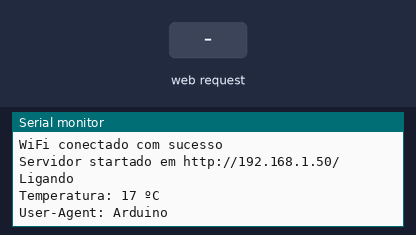
Simulated run of this sketch. Board: ESP8266 (NodeMCU). On the bench: the last lines printed to the serial monitor. Inputs (shaded band) come from the test bench. WiFi joins after 1.5 s; servers stay silent unless stated; uploads are accepted with an empty reply.

Above: at 13.6 s.
13.7 s: HTTP request GET /LED=1 received
At 14.5 s:
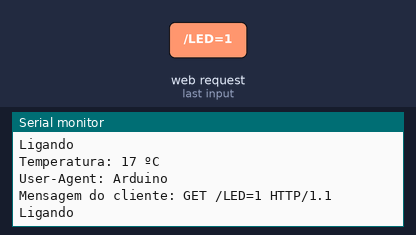
15.2 s: HTTP request GET /LED=2 received
At 15.39 s:
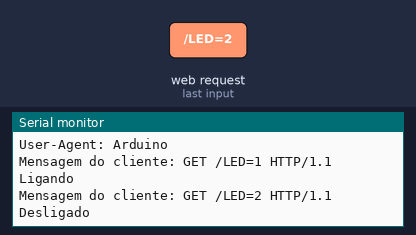
16.7 s: HTTP request GET /insert_ar.php received
At 18.0 s:
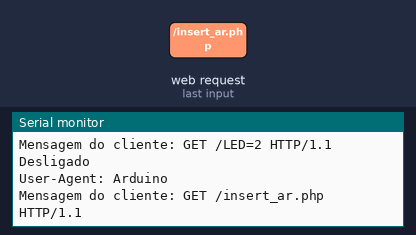

The sketch:

ar_iot.ino
```cpp
#include <ESP8266WiFi.h>
#include <WiFiClient.h>
#ifndef UNIT_TEST
#include <Arduino.h>
#endif
#include <IRremoteESP8266.h>
#include <IRsend.h>

// Preencha com os dados de autenticaÃ§Ã£o do seu WiFi
//variavel que armazena NOME da Rede WIFI(SSID)
const char ssid[] = "acesso";
//variavel que armazena Senha da Rede WIFI
const char psw[] = "12345678";
//IP do servidor do Site para comunicaÃ§Ã£o de recebimento de informaÃ§Ã£o
const char http_site[] = "http://192.168.137.1";
//Porta para comunicaÃ§Ã£o com o servidor do Site 80 padrÃ£o
const int http_port = 80;
//variavel para manipulaÃ§Ã£o dos dados do sensor

int est;
int temp;
int estant;
int tempant;
// VariÃ¡veis globais
WiFiClient client;
//IP do ESP (para voce acessar pelo browser - voce TEM que mudar este IP tambem)
IPAddress ip(192, 168, 137, 55);

//IP do roteador da sua rede wifi
IPAddress gateway(192, 168, 137, 1);

//Mascara de rede da sua rede wifi
IPAddress subnet(255, 255, 255, 0);

//IP do servidor do Site para comunicaÃ§Ã£o envio de informaÃ§Ã£o
IPAddress server1(192,168,137,1);
//Porta do servidor do ESP 80 padrÃ£o
WiFiServer server(80);

#define IR_LED 4  // ESP8266 GPIO pin to use. Recommended: 4 (D2).

IRsend irsend(IR_LED);  // Set the GPIO to be used to sending the message.

// Example of data captured by IRrecvDumpV2.ino
uint16_t rawliga[199] = {4476, 4548, 520, 1676, 544, 592, 516, 1676, 540, 1680, 540, 592, 516, 592, 520, 1676, 544, 588, 516, 596, 516, 1676, 548, 584, 516, 592, 520, 1676, 540, 1680, 540, 592, 516, 1676, 552, 580, 520, 592, 516, 592, 516, 1680, 544, 1672, 540, 1680, 540, 1676, 544, 1676, 548, 1672, 540, 1676, 540, 1680, 540, 588, 520, 592, 516, 592, 520, 608, 500, 612, 496, 592, 516, 1680, 540, 588, 520, 592, 516, 1676, 548, 588, 516, 592, 516, 592, 520, 1676, 548, 584, 516, 1676, 548, 1672, 544, 588, 520, 1676, 548, 1672, 544, 1672, 540, 5372, 4504, 4528, 548, 1684, 536, 584, 520, 1676, 540, 1688, 532, 588, 520, 592, 516, 1676, 548, 588, 516, 592, 516, 1676, 544, 592, 516, 592, 516, 1680, 548, 1668, 540, 592, 520, 1676, 540, 592, 516, 592, 520, 592, 516, 1692, 524, 1680, 548, 1672, 536, 1680, 540, 1680, 544, 1672, 540, 1680, 540, 1676, 540, 592, 516, 592, 520, 612, 496, 592, 516, 592, 516, 592, 520, 1676, 548, 584, 520, 588, 520, 1676, 548, 588, 516, 604, 504, 592, 516, 1680, 540, 588, 520, 1676, 540, 1676, 548, 588, 516, 1676, 544, 1696, 528, 1688, 536};


uint16_t rawdesliga[199]= {4480, 4528, 544, 1672, 544, 592, 516, 1676, 544, 1676, 540, 592, 520, 588, 520, 1676, 540, 592, 520, 588, 520, 1676, 544, 588, 520, 588, 520, 1676, 544, 1676, 540, 592, 516, 1676, 544, 592, 516, 1676, 544, 1676, 540, 1676, 544, 1692, 524, 592, 520, 1672, 544, 1676, 544, 1692, 524, 592, 520, 588, 520, 588, 520, 592, 516, 1676, 544, 588, 520, 592, 516, 1688, 532, 1676, 540, 1676, 544, 592, 516, 592, 520, 588, 520, 588, 520, 592, 516, 592, 520, 588, 520, 588, 520, 1676, 544, 1672, 544, 1676, 544, 1676, 540, 1676, 544, 5372, 4504, 4528, 540, 1676, 544, 588, 520, 1676, 544, 1676, 540, 592, 516, 592, 520, 1672, 544, 592, 516, 592, 520, 1676, 540, 592, 520, 588, 520, 1676, 540, 1676, 544, 588, 520, 1676, 544, 588, 520, 1676, 544, 1672, 544, 1692, 528, 1672, 544, 592, 520, 1672, 544, 1676, 544, 1672, 544, 588, 520, 592, 516, 592, 520, 588, 520, 1676, 544, 588, 520, 592, 516, 1676, 544, 1692, 524, 1676, 544, 588, 520, 592, 516, 612, 500, 588, 520, 592, 516, 592, 516, 592, 520, 588, 520, 1676, 540, 1676, 544, 1676, 540, 1676, 544, 1684, 536};


uint16_t rawtemp17[199]= {4500, 4504, 564, 1656, 564, 560, 548, 1668, 552, 1648, 568, 560, 548, 564, 548, 1656, 560, 564, 544, 564, 548, 1652, 564, 564, 548, 560, 548, 1652, 564, 1656, 564, 560, 548, 1656, 564, 560, 548, 560, 548, 564, 548, 1648, 568, 1652, 568, 1652, 564, 1652, 568, 1648, 568, 1652, 568, 1652, 564, 1672, 548, 560, 548, 560, 548, 564, 548, 560, 548, 560, 548, 564, 544, 564, 548, 560, 548, 560, 548, 1652, 568, 560, 548, 564, 544, 564, 548, 1652, 564, 1652, 568, 1648, 568, 1656, 564, 560, 548, 1652, 568, 1652, 564, 1656, 564, 5348, 4528, 4504, 564, 1656, 564, 560, 548, 1652, 568, 1652, 564, 564, 544, 564, 548, 1652, 564, 564, 548, 560, 548, 1652, 564, 564, 548, 560, 548, 1652, 568, 1652, 564, 560, 548, 1652, 568, 560, 548, 560, 548, 564, 548, 1652, 564, 1652, 568, 1652, 564, 1652, 568, 1652, 564, 1656, 564, 1652, 564, 1656, 564, 560, 548, 564, 548, 560, 548, 560, 548, 564, 544, 564, 548, 560, 548, 560, 548, 564, 544, 1652, 568, 560, 548, 564, 544, 564, 548, 1648, 572, 1648, 568, 1652, 564, 1672, 548, 560, 548, 1652, 568, 1652, 564, 1652, 568};


uint16_t rawtemp18[199]= {4504, 4500, 572, 1648, 568, 560, 548, 1668, 552, 1648, 568, 560, 548, 564, 548, 1652, 564, 560, 552, 560, 548, 1652, 568, 556, 552, 560, 548, 1652, 564, 1652, 568, 560, 548, 1652, 568, 560, 548, 560, 548, 564, 548, 1648, 568, 1652, 568, 1668, 548, 1652, 564, 1656, 564, 1652, 564, 1656, 564, 1656, 560, 564, 548, 560, 548, 564, 544, 564, 544, 564, 548, 564, 544, 564, 544, 564, 544, 1656, 564, 1656, 564, 560, 548, 564, 544, 564, 544, 1656, 572, 1656, 556, 1656, 584, 540, 572, 536, 552, 1664, 556, 1648, 560, 1656, 564, 5352, 4528, 4504, 576, 1644, 580, 544, 560, 1640, 588, 1632, 580, 544, 548, 564, 544, 1656, 576, 548, 548, 564, 544, 1668, 556, 560, 556, 552, 556, 1648, 568, 1648, 564, 560, 548, 1656, 564, 560, 548, 560, 552, 560, 548, 1652, 568, 1648, 588, 1632, 584, 1636, 588, 1644, 548, 1672, 572, 1628, 588, 1632, 588, 536, 572, 540, 572, 536, 572, 536, 576, 536, 556, 552, 568, 540, 548, 564, 544, 1656, 564, 1656, 548, 576, 536, 572, 572, 540, 544, 1656, 564, 1652, 568, 1652, 564, 564, 548, 560, 548, 1668, 548, 1652, 568, 1652, 564};


uint16_t rawtemp19[199]= {4500, 4504, 564, 1652, 568, 560, 548, 1652, 568, 1652, 564, 564, 548, 560, 548, 1652, 568, 560, 548, 560, 548, 1652, 568, 560, 548, 560, 548, 1652, 568, 1652, 564, 564, 548, 1652, 564, 560, 548, 564, 548, 560, 548, 1652, 568, 1668, 548, 1652, 568, 1652, 564, 1652, 568, 1652, 564, 1652, 568, 1652, 568, 560, 548, 560, 548, 564, 544, 564, 548, 560, 548, 560, 548, 560, 548, 1652, 568, 1652, 568, 1652, 564, 564, 544, 564, 548, 560, 548, 1652, 568, 1652, 564, 560, 548, 564, 548, 560, 548, 1652, 568, 1656, 560, 1668, 552, 5348, 4528, 4500, 568, 1652, 568, 560, 548, 1652, 568, 1652, 564, 564, 548, 560, 548, 1652, 568, 560, 548, 560, 548, 1652, 568, 560, 548, 560, 548, 1652, 568, 1652, 564, 564, 548, 1652, 564, 564, 544, 564, 548, 560, 548, 1652, 568, 1648, 568, 1652, 568, 1652, 564, 1652, 568, 1652, 564, 1656, 564, 1652, 568, 560, 548, 560, 548, 560, 548, 564, 548, 560, 548, 560, 548, 564, 548, 1648, 568, 1652, 568, 1652, 564, 560, 548, 564, 548, 560, 548, 1652, 568, 1652, 564, 560, 548, 564, 548, 560, 548, 1652, 568, 1664, 552, 1652, 568};


uint16_t rawtemp20[199]= {4480, 4528, 544, 1692, 524, 592, 516, 1676, 544, 1676, 544, 588, 520, 608, 500, 1676, 544, 588, 520, 592, 516, 1676, 544, 588, 520, 592, 516, 1676, 544, 1676, 544, 588, 520, 1676, 544, 588, 520, 588, 520, 592, 516, 1680, 540, 1676, 540, 1676, 544, 1676, 544, 1672, 544, 1676, 544, 1672, 544, 1680, 540, 588, 520, 592, 520, 588, 520, 592, 516, 592, 516, 592, 520, 588, 520, 1676, 544, 588, 520, 1672, 544, 592, 520, 588, 520, 592, 516, 1676, 544, 1676, 544, 596, 512, 1676, 540, 592, 520, 1676, 540, 1676, 544, 1676, 540, 5376, 4504, 4544, 524, 1676, 544, 588, 520, 1676, 544, 1676, 540, 592, 516, 596, 516, 1692, 524, 592, 520, 588, 520, 1676, 540, 592, 520, 588, 520, 1676, 544, 1672, 544, 608, 500, 1680, 540, 592, 520, 588, 520, 588, 520, 1676, 544, 1672, 544, 1676, 544, 1672, 544, 1676, 544, 1676, 540, 1696, 524, 1676, 544, 588, 520, 592, 516, 592, 516, 592, 520, 588, 520, 588, 520, 592, 520, 1672, 544, 592, 516, 1692, 528, 588, 520, 596, 516, 588, 520, 1676, 544, 1672, 544, 588, 520, 1676, 544, 588, 520, 1676, 544, 1676, 540, 1676, 544};


uint16_t rawtemp21[199]= {4460, 4544, 528, 1692, 532, 604, 496, 1696, 532, 1668, 540, 612, 500, 612, 496, 1692, 528, 612, 496, 612, 496, 1676, 544, 612, 496, 612, 496, 1680, 548, 1684, 532, 608, 496, 1676, 548, 608, 496, 612, 496, 612, 496, 1696, 528, 1688, 536, 1684, 524, 1696, 524, 1692, 536, 1684, 532, 1684, 528, 1688, 536, 604, 496, 612, 500, 612, 496, 612, 496, 612, 500, 612, 496, 1692, 532, 1680, 532, 612, 500, 1676, 548, 604, 496, 612, 500, 612, 496, 1684, 544, 604, 496, 612, 496, 1696, 532, 604, 496, 1696, 524, 1676, 548, 1668, 548, 5380, 4492, 4528, 556, 1680, 536, 600, 500, 1676, 540, 1696, 532, 604, 496, 612, 500, 1688, 536, 604, 496, 612, 500, 1692, 528, 608, 500, 612, 496, 1684, 544, 1684, 532, 604, 500, 1692, 536, 600, 496, 612, 500, 612, 496, 1696, 528, 1688, 532, 1672, 552, 1676, 536, 1688, 524, 1692, 536, 1676, 532, 1692, 532, 608, 496, 612, 500, 608, 500, 612, 496, 612, 496, 612, 500, 1692, 524, 1692, 528, 612, 496, 1692, 536, 604, 496, 612, 496, 612, 500, 1692, 524, 612, 500, 608, 500, 1692, 528, 608, 500, 1692, 524, 1696, 524, 1676, 548};


uint16_t rawtemp22[199]= {4464, 4544, 524, 1692, 528, 612, 496, 1692, 528, 1692, 536, 600, 500, 612, 496, 1692, 532, 604, 500, 612, 496, 1692, 532, 608, 496, 612, 496, 1692, 528, 1692, 532, 604, 500, 1676, 544, 608, 500, 612, 496, 612, 496, 1688, 532, 1692, 532, 1688, 524, 1692, 528, 1676, 540, 1696, 524, 1692, 528, 1684, 540, 604, 500, 608, 500, 612, 496, 612, 496, 612, 500, 612, 496, 1692, 532, 1684, 528, 1676, 544, 1692, 532, 600, 504, 612, 496, 612, 496, 1696, 524, 612, 496, 608, 504, 608, 500, 612, 496, 1692, 536, 1684, 528, 1672, 552, 5384, 4484, 4548, 532, 1684, 528, 612, 496, 1692, 532, 1688, 528, 608, 500, 608, 500, 1692, 528, 608, 500, 608, 500, 1692, 528, 608, 500, 612, 496, 1692, 528, 1672, 552, 604, 500, 1692, 524, 612, 500, 608, 500, 612, 496, 1692, 532, 1688, 524, 1696, 524, 1692, 532, 1668, 544, 1696, 524, 1676, 540, 1696, 536, 600, 496, 612, 500, 612, 496, 612, 496, 612, 500, 612, 496, 1676, 544, 1676, 544, 1688, 532, 1684, 536, 604, 500, 612, 496, 612, 496, 1696, 532, 580, 520, 612, 496, 612, 500, 612, 496, 1680, 540, 1692, 524, 1676, 544};


uint16_t rawtemp23[199]= {4480, 4544, 528, 1672, 544, 588, 524, 1672, 544, 1676, 544, 588, 520, 592, 520, 1672, 544, 588, 520, 592, 520, 1672, 544, 588, 524, 588, 520, 1676, 544, 1672, 544, 588, 524, 1672, 544, 588, 520, 592, 520, 588, 520, 1676, 544, 1680, 536, 1676, 544, 1672, 548, 1672, 544, 1688, 532, 1672, 544, 1676, 544, 592, 516, 588, 524, 588, 520, 588, 520, 588, 524, 588, 520, 1672, 548, 584, 524, 1672, 544, 1676, 544, 588, 520, 592, 520, 588, 520, 1676, 544, 584, 524, 1672, 548, 584, 524, 588, 520, 1692, 528, 1672, 544, 1676, 544, 5368, 4508, 4528, 544, 1672, 548, 584, 524, 1680, 540, 1672, 544, 588, 520, 588, 524, 1672, 544, 588, 524, 588, 520, 1672, 548, 588, 520, 588, 520, 1676, 544, 1672, 544, 588, 524, 1672, 544, 588, 524, 588, 520, 588, 520, 1676, 544, 1676, 544, 1672, 544, 1676, 544, 1672, 544, 1676, 544, 1672, 548, 1672, 544, 588, 524, 588, 520, 588, 520, 588, 524, 588, 520, 588, 520, 1676, 544, 588, 520, 1672, 548, 1672, 544, 588, 524, 584, 524, 588, 520, 1672, 548, 588, 520, 1672, 548, 588, 520, 588, 520, 1676, 544, 1672, 548, 1672, 544};


uint16_t rawtemp24[199]= {4504, 4500, 572, 1648, 572, 556, 552, 1648, 568, 1652, 568, 560, 548, 560, 548, 1652, 568, 560, 548, 560, 552, 1648, 568, 560, 552, 556, 552, 1648, 568, 1652, 568, 560, 548, 1648, 572, 560, 548, 560, 552, 560, 548, 1648, 572, 1656, 560, 1648, 572, 1648, 568, 1652, 568, 1648, 572, 1648, 568, 1648, 572, 560, 548, 560, 548, 560, 552, 560, 548, 560, 548, 564, 548, 1648, 568, 560, 552, 560, 548, 1652, 564, 564, 548, 560, 548, 560, 548, 1652, 568, 560, 548, 1652, 568, 1648, 572, 560, 548, 1648, 572, 1648, 568, 1648, 572, 5344, 4532, 4504, 568, 1648, 568, 560, 552, 1664, 552, 1652, 568, 560, 548, 560, 552, 1648, 568, 560, 552, 560, 548, 1648, 572, 556, 552, 560, 548, 1652, 568, 1648, 568, 560, 552, 1648, 568, 560, 552, 560, 548, 560, 548, 1660, 560, 1648, 568, 1652, 568, 1652, 568, 1648, 568, 1648, 572, 1648, 568, 1652, 568, 560, 548, 560, 552, 560, 548, 560, 548, 560, 552, 560, 548, 1648, 572, 560, 548, 560, 548, 1652, 568, 560, 548, 560, 548, 564, 548, 1648, 568, 560, 552, 1648, 568, 1652, 568, 560, 548, 1648, 572, 1648, 572, 1648, 568};


uint16_t rawtemp25[199]= {4460, 4544, 528, 1692, 528, 608, 500, 1692, 528, 1688, 528, 612, 496, 612, 500, 1692, 524, 612, 500, 608, 500, 1692, 528, 608, 500, 612, 496, 1692, 528, 1688, 532, 608, 500, 1692, 524, 612, 500, 612, 496, 612, 496, 1692, 532, 1688, 528, 1692, 524, 1692, 528, 1692, 528, 1688, 528, 1692, 528, 1688, 536, 604, 500, 608, 500, 612, 496, 612, 500, 608, 500, 1692, 528, 1688, 528, 612, 496, 612, 500, 1692, 524, 612, 500, 612, 496, 612, 496, 612, 500, 608, 500, 1692, 532, 1688, 524, 612, 500, 1688, 528, 1692, 528, 1692, 524, 5392, 4488, 4544, 528, 1688, 528, 612, 496, 1684, 536, 1692, 528, 608, 500, 612, 496, 1688, 532, 612, 496, 612, 500, 1688, 528, 612, 496, 612, 500, 1692, 528, 1688, 528, 612, 496, 1692, 528, 612, 496, 612, 500, 608, 500, 1692, 528, 1692, 524, 1692, 536, 1684, 528, 1672, 544, 1692, 528, 1692, 524, 1692, 528, 612, 496, 612, 500, 608, 500, 612, 496, 612, 500, 1688, 528, 1692, 528, 612, 496, 612, 496, 1692, 528, 612, 496, 612, 500, 612, 496, 612, 496, 612, 500, 1688, 528, 1692, 528, 612, 496, 1692, 528, 1692, 524, 1692, 528};


uint16_t rawtemp26[199]= {4480, 4544, 524, 1676, 544, 592, 516, 1676, 544, 1676, 544, 588, 520, 588, 520, 1676, 544, 588, 520, 588, 524, 1672, 544, 588, 520, 592, 520, 1676, 540, 1692, 528, 588, 520, 1676, 544, 588, 520, 592, 520, 588, 520, 1672, 548, 1672, 544, 1676, 544, 1676, 540, 1680, 540, 1676, 544, 1676, 540, 1676, 544, 588, 520, 592, 520, 588, 520, 592, 516, 592, 520, 1684, 532, 1676, 544, 588, 520, 1676, 544, 1692, 524, 592, 520, 588, 520, 588, 520, 592, 520, 588, 520, 1676, 544, 588, 520, 588, 520, 1676, 548, 1672, 540, 1676, 544, 5372, 4504, 4528, 548, 1672, 552, 580, 520, 1676, 552, 1664, 556, 580, 524, 584, 528, 1668, 560, 572, 528, 584, 528, 1668, 556, 572, 532, 580, 532, 1660, 564, 1656, 560, 572, 536, 1660, 560, 572, 536, 572, 540, 572, 532, 1660, 568, 1652, 560, 1660, 560, 1660, 556, 1660, 564, 1660, 556, 1656, 560, 1660, 564, 568, 536, 576, 532, 576, 536, 572, 540, 572, 540, 1652, 568, 1652, 568, 564, 540, 1656, 568, 1652, 564, 568, 540, 568, 544, 564, 544, 568, 544, 564, 544, 1652, 568, 564, 544, 564, 548, 1668, 548, 1652, 568, 1648, 568};


uint16_t rawtemp27[199]= {4480, 4524, 548, 1672, 544, 588, 520, 1676, 544, 1692, 528, 588, 520, 588, 520, 1676, 544, 588, 520, 588, 524, 1672, 552, 580, 524, 588, 520, 1672, 552, 1668, 552, 584, 520, 1672, 552, 580, 524, 584, 528, 584, 528, 1664, 560, 1660, 560, 1660, 556, 1660, 564, 1656, 560, 1656, 564, 1660, 560, 1656, 564, 568, 536, 576, 532, 576, 536, 572, 536, 572, 540, 1668, 560, 560, 540, 572, 536, 1660, 568, 1668, 552, 560, 540, 572, 540, 568, 540, 568, 544, 1652, 568, 1648, 572, 564, 540, 568, 544, 1652, 568, 1648, 572, 1648, 572, 5344, 4532, 4500, 572, 1648, 568, 564, 544, 1652, 568, 1648, 572, 560, 548, 564, 544, 1652, 568, 564, 544, 564, 544, 1652, 572, 560, 544, 564, 544, 1652, 572, 1648, 572, 560, 540, 1676, 548, 564, 540, 568, 544, 568, 540, 1652, 572, 1656, 564, 1644, 572, 1660, 560, 1648, 568, 1648, 572, 1652, 568, 1648, 568, 564, 540, 568, 540, 572, 540, 568, 540, 568, 540, 1656, 572, 560, 540, 568, 544, 1652, 572, 1648, 572, 560, 540, 572, 540, 568, 540, 568, 544, 1652, 568, 1648, 572, 564, 540, 568, 544, 1652, 568, 1648, 572, 1648, 572};


uint16_t rawtemp28[199]= {4464, 4528, 560, 1656, 560, 572, 520, 1676, 560, 1656, 560, 576, 520, 588, 520, 1676, 556, 576, 520, 588, 520, 1676, 556, 576, 520, 592, 520, 1672, 556, 1664, 556, 576, 520, 1676, 556, 580, 516, 592, 520, 588, 520, 1672, 556, 1664, 556, 1664, 556, 1660, 560, 1660, 560, 1660, 560, 1656, 564, 1656, 564, 568, 520, 592, 520, 588, 520, 588, 520, 592, 520, 1672, 560, 572, 524, 588, 520, 588, 520, 1676, 560, 572, 520, 588, 520, 592, 520, 588, 520, 1688, 548, 1660, 564, 1652, 568, 564, 520, 1676, 568, 1652, 568, 1648, 568, 5348, 4508, 4524, 572, 1648, 568, 564, 536, 1660, 568, 1652, 568, 564, 536, 572, 536, 1680, 548, 564, 540, 568, 540, 1656, 568, 564, 544, 568, 540, 1652, 572, 1652, 564, 564, 548, 1648, 572, 560, 548, 564, 544, 564, 544, 1652, 568, 1648, 572, 1648, 568, 1668, 552, 1648, 572, 1648, 568, 1652, 568, 1648, 568, 564, 548, 564, 544, 564, 544, 564, 548, 564, 544, 1648, 572, 564, 544, 564, 544, 564, 548, 1648, 568, 564, 548, 564, 544, 564, 544, 564, 548, 1648, 568, 1648, 572, 1648, 572, 560, 548, 1660, 560, 1648, 568, 1652, 568};


uint16_t rawtemp29[199]= {4476, 4528, 544, 1676, 544, 588, 520, 1676, 544, 1684, 536, 584, 524, 592, 516, 1676, 544, 588, 520, 592, 516, 1676, 544, 588, 520, 592, 520, 1672, 544, 1676, 544, 588, 520, 1676, 544, 588, 520, 588, 524, 588, 520, 1676, 540, 1676, 544, 1676, 544, 1672, 544, 1676, 544, 1676, 544, 1676, 540, 1676, 544, 588, 520, 592, 520, 588, 520, 592, 516, 592, 520, 1676, 540, 592, 520, 1676, 540, 592, 516, 1676, 544, 592, 516, 592, 520, 588, 520, 592, 516, 1696, 524, 592, 520, 1672, 544, 592, 516, 1676, 544, 1676, 544, 1676, 540, 5376, 4504, 4528, 544, 1672, 544, 592, 520, 1676, 540, 1676, 544, 588, 520, 588, 520, 1676, 544, 588, 520, 592, 520, 1672, 544, 592, 520, 588, 520, 1676, 544, 1672, 544, 592, 520, 1672, 544, 592, 516, 592, 520, 592, 516, 1676, 544, 1676, 540, 1676, 544, 1676, 544, 1676, 540, 1676, 544, 1676, 544, 1672, 544, 592, 520, 588, 520, 592, 516, 592, 520, 588, 520, 1676, 544, 588, 520, 1676, 544, 588, 520, 1676, 540, 592, 520, 588, 520, 588, 524, 588, 520, 1672, 544, 592, 520, 1672, 544, 592, 520, 1672, 544, 1676, 544, 1696, 524};


uint16_t rawtemp30[199]= {4480, 4528, 540, 1676, 544, 592, 516, 1676, 544, 1672, 548, 588, 520, 592, 516, 1676, 544, 592, 516, 592, 516, 1676, 544, 592, 520, 588, 520, 1676, 540, 1676, 544, 592, 516, 1680, 540, 592, 516, 604, 508, 588, 520, 1676, 544, 1672, 544, 1676, 544, 1676, 544, 1672, 544, 1676, 544, 1672, 548, 1676, 540, 596, 516, 588, 520, 588, 520, 592, 516, 592, 520, 1676, 540, 592, 520, 1676, 540, 1676, 544, 1676, 544, 588, 520, 592, 516, 592, 520, 588, 520, 1676, 544, 588, 520, 592, 516, 592, 520, 1672, 544, 1676, 544, 1688, 532, 5372, 4504, 4528, 544, 1676, 540, 592, 520, 1676, 540, 1680, 540, 592, 516, 592, 520, 1672, 544, 592, 520, 588, 520, 1676, 544, 588, 520, 592, 516, 1676, 544, 1676, 544, 588, 520, 1676, 544, 588, 520, 588, 520, 592, 520, 1676, 540, 1676, 544, 1684, 532, 1676, 544, 1672, 548, 1676, 540, 1696, 524, 1676, 544, 588, 520, 592, 516, 592, 520, 588, 520, 588, 520, 1696, 524, 592, 516, 1676, 544, 1676, 544, 1676, 540, 592, 516, 592, 520, 592, 516, 600, 508, 1676, 544, 592, 516, 592, 520, 592, 516, 1676, 544, 1672, 544, 1676, 544};


void setup() {

  //Serial.begin(9600); // Vamos usar para debug
  irsend.begin();
  Serial.begin(115200, SERIAL_8N1, SERIAL_TX_ONLY);

  Serial.println();
  Serial.println();
  Serial.print("Conectando com: ");
  Serial.println(ssid);
  WiFi.config(ip, gateway, subnet);
  WiFi.begin(ssid, psw);

  delay(10000);

  Serial.println("");
  Serial.println("WiFi conectado com sucesso");
  // Startando o servidor
  server.begin();
  Serial.print("Servidor startado em ");
  Serial.print("http://");
  Serial.print(WiFi.localIP());
  Serial.println("/");

    Serial.println("Ligando");
    irsend.sendRaw(rawliga, 199, 38);  // Send a raw data capture at 38kHz.
    est = 1;
    estant = est;

    delay(2000);

    Serial.println("Temperatura: 17 ºC");
    irsend.sendRaw(rawtemp17, 199, 38);  // Send a raw data capture at 38kHz.
    temp = 17;
    tempant = temp;

     if ( !getPage((int)est,(int)temp) ) {
      Serial.println("GET request failed");
    }
}

void loop() {
  // put your main code here, to run repeatedly:
  if (est != estant || temp != tempant){
    if ( !getPage((int)est,(int)temp) ) {
      Serial.println("GET request failed");
    }
    estant = est;
    tempant = temp;
  }
  //Espera o recebimento de um camando enviado via GET pelo servidor
  WiFiClient client = server.available();
  if (!client) {
    return;
  }
  // Leitura do comando recebido
  Serial.print("Mensagem do cliente: ");
  String request = client.readStringUntil('\r');
  Serial.println(request);
  client.flush();
  if (request.indexOf("/LED=1") != -1) {
    Serial.println("Ligando");
    irsend.sendRaw(rawliga, 199, 38);  // Send a raw data capture at 38kHz.
    est = 1;
  }
  if (request.indexOf("/LED=2") != -1) {
    Serial.println("Desligado");
    irsend.sendRaw(rawdesliga, 199, 38);  // Send a raw data capture at 38kHz.
    est = 0;
  }
  if (request.indexOf("/LED=3") != -1) {
    Serial.println("Temperatura: 17 ºC");
    irsend.sendRaw(rawtemp17, 199, 38);  // Send a raw data capture at 38kHz.
    temp = 17;
  }
  if (request.indexOf("4") != -1) {
    Serial.println("Temperatura: 18 ºC");
    irsend.sendRaw(rawtemp18, 199, 38);  // Send a raw data capture at 38kHz.
    temp = 18;
  }
  if (request.indexOf("5") != -1) {
    Serial.println("Temperatura: 19 ºC");
    irsend.sendRaw(rawtemp19, 199, 38);  // Send a raw data capture at 38kHz.
    temp = 19;
  }
  if (request.indexOf("6") != -1) {
    Serial.println("Temperatura: 20 ºC");
    irsend.sendRaw(rawtemp20, 199, 38);  // Send a raw data capture at 38kHz.
    temp = 20;
  }
  if (request.indexOf("7") != -1) {
    Serial.println("Temperatura: 21 ºC");
    irsend.sendRaw(rawtemp21, 199, 38);  // Send a raw data capture at 38kHz.
    temp = 21;
  }
  if (request.indexOf("8") != -1) {
    Serial.println("Temperatura: 22 ºC");
    irsend.sendRaw(rawtemp22, 199, 38);  // Send a raw data capture at 38kHz.
    temp = 22;
  }
   if (request.indexOf("9") != -1) {
    Serial.println("Temperatura: 23 ºC");
    irsend.sendRaw(rawtemp23, 199, 38);  // Send a raw data capture at 38kHz.
    temp = 23;
  }

  if (request.indexOf("/LED=0") != -1) {
    Serial.println("Temperatura: 24 ºC");
    irsend.sendRaw(rawtemp24, 199, 38);  // Send a raw data capture at 38kHz.
    temp = 24;
  }


}

bool getPage(int est, int temp) {
  if ( !client.connect(server1, http_port) ) {
    Serial.println("Falha na conexao com o site ");
    return false;
  }

  String param = "?est=" + String(est) + "&temp=" + String(temp); //Parâmetros com as leituras
  client.println("GET /insert_ar.php" + param);
  client.println("HTTP/1.1");
  Serial.println("User-Agent: Arduino");
  client.println("Accept: text/html");
  client.println("Host:");
  client.println(http_site);
  client.println("\r\n\r\n");
  client.println("Connection: close\r\n\r\n");
  client.println();
  client.println();

    // Informações de retorno do servidor para debug
  while(client.available()){
    String line = client.readStringUntil('\r');
    Serial.print(line);
  }
  return true;


}
```

Measured:
- after the input at 13.7 s, the serial monitor: prints a new line at once (image 1)
- after the input at 15.2 s, the serial monitor: prints a new line at once (image 2)
- after the input at 16.7 s, the serial monitor: prints a new line at once (image 3)
